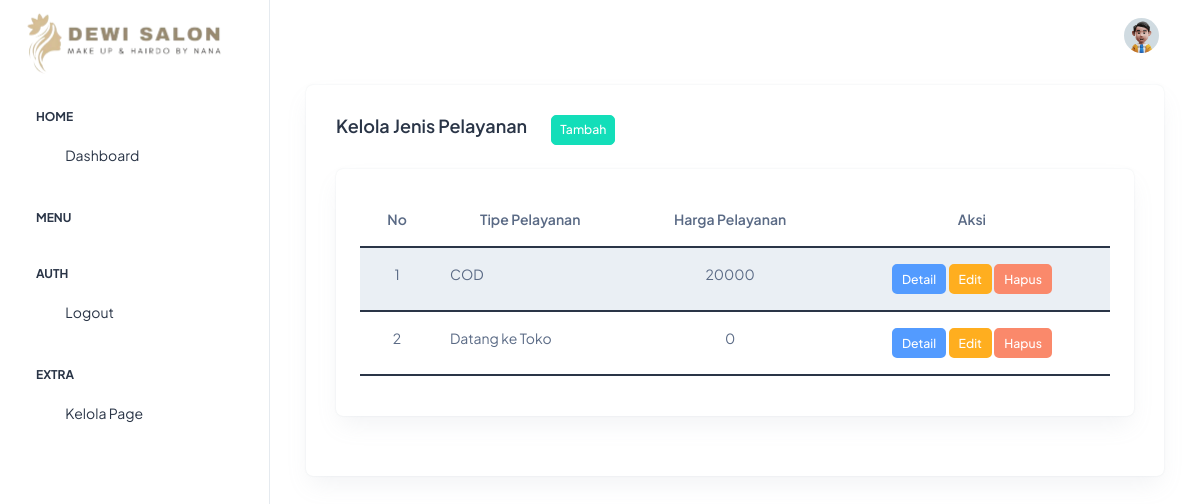
/index.php/pelayanan, run on the app's committed database.
### tables this page shows
CREATE TABLE `pelayanan` (
  `id` int(4) NOT NULL,
  `pelayanan` varchar(40) NOT NULL,
  `harga_layanan` int(11) NOT NULL,
  `deskripsi` text NOT NULL
);

### application/controllers/Pelayanan.php (called while the page is built, shortened)
<?php
class Pelayanan extends CI_Controller
{
    public function index()
    {
        $data = [
            'pelayanan' => $this->pelayanan->get_pelayanan()
        ];
        $this->load->view('admin/layout/header', $data);
        $this->load->view('admin/pelayanan/index');
        $this->load->view('admin/layout/footer');
    }
}

### index.php (called while the page is built, shortened)
<?php
require_once BASEPATH.'core/CodeIgniter.php';

### application/models/Pelayanan_model.php (called while the page is built, shortened)
<?php
class Pelayanan_model extends CI_Model
{
    public function get_pelayanan()
    {
        $result = $this->db->select('*')
            ->from('pelayanan')
            ->get()
            ->result();
        return $result;
    }
}

### application/views/admin/pelayanan/index.php (the view, shortened to what this page needs)
<div class="container-fluid">
    <div class="card">
        <div class="card-body">
            <div class="d-flex mb-4">
                <h5 class="card-title fw-semibold">Kelola Jenis Pelayanan</h5>
                <a href="<?= base_url('pelayanan/tambah') ?>" class="btn btn-sm btn-success ms-4">Tambah</a>
            </div>
            <div class="card">
                <div class="card-body p-4">
                    <table class="table table-striped border-2 border-dark" id="dataTables" style="width: 100%;">
                        <thead>
                            <tr>
                                <th class="text-center">No</th>
                                <th class="text-center">Tipe Pelayanan</th>
                                <th class="text-center">Harga Pelayanan</th>
                                <th class="text-center">Aksi</th>
                            </tr>
                        </thead>
                        <tbody>
                            <?php $no = 1;
                            foreach ($pelayanan as $row) : ?>
                                <tr>
                                    <td class="text-center"><?= $no++ ?></td>
                                    <td class="text-start"><?= $row->pelayanan ?></td>
                                    <td class="text-center"><?= $row->harga_layanan ?></td>
                                    <td class="text-center">
                                        <button data-bs-toggle="modal" data-bs-target="#detail" data-bs-pelayanan="<?= $row->pelayanan ?>" data-bs-harga="<?= $row->harga_layanan ?>" data-bs-deskripsi="<?= $row->deskripsi ?>" class=" btn btn-info btn-sm">Detail</button>
                                        <a href="<?= base_url('pelayanan/edit/' . $row->id) ?>" class="btn btn-warning btn-sm">Edit</a>
                                        <button data-bs-toggle="modal" data-bs-target="#hapus" data-bs-id="<?= $row->id ?>" data-bs-data="<?= $row->pelayanan ?>" class="btn btn-danger btn-sm">Hapus</button>
                                    </td>
                                </tr>
                            <?php endforeach ?>
                        </tbody>
                    </table>
                </div>
            </div>
        </div>
    </div>
</div>

### data on the page
pelayanan: pelayanan "COD", harga_layanan "20000"
pelayanan: pelayanan "Datang ke Toko", harga_layanan "0"
